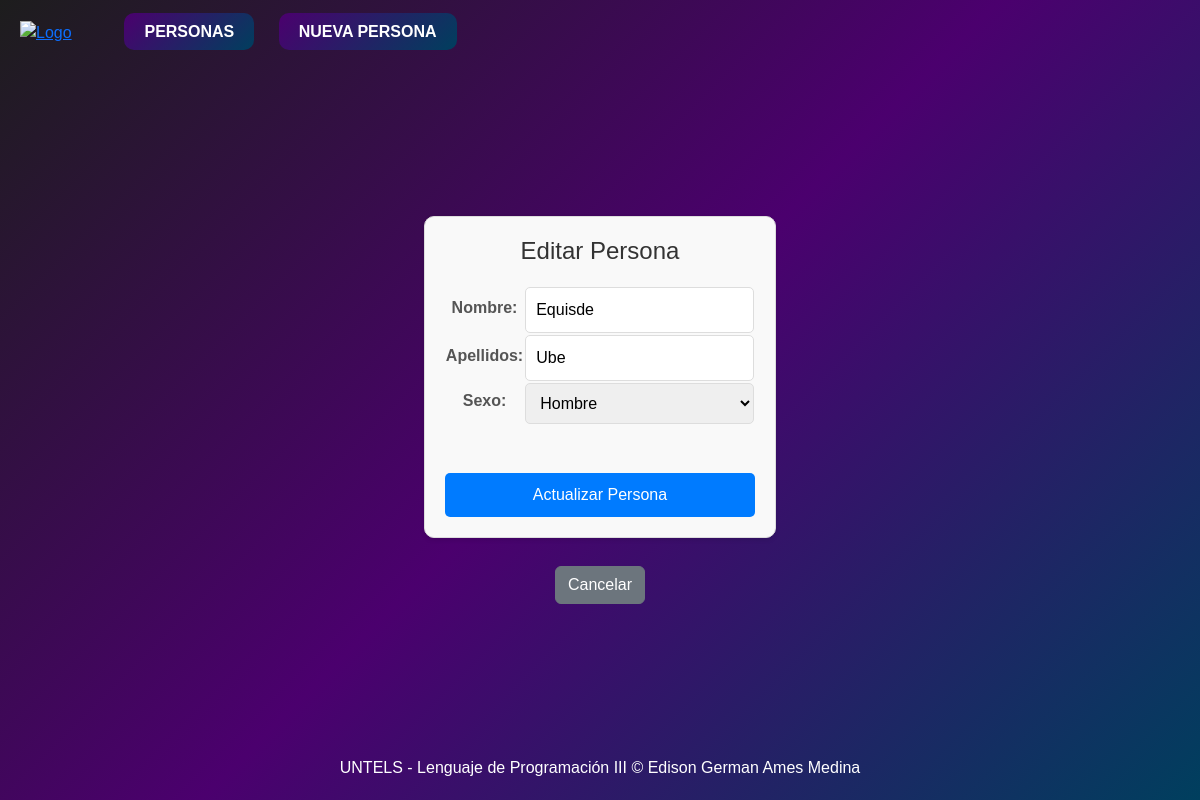
The app's page /agregar_persona/5/ with its own data.
### miapp/models.py (models this page shows)
class AMES_Persona(models.Model):
    select_sexo = (
        ('Hombre', 'Hombre'),
        ('Mujer', 'Mujer')
    )
    nombre = models.CharField(max_length=100)
    apellidos = models.CharField(max_length=100)
    sexo = models.CharField(max_length=8, choices=select_sexo)
    fecha_de_registro = models.DateTimeField(auto_now_add=True)

### miapp/views.py (the view, shortened to what this page needs)
# urls.py: path('agregar_persona/<int:persona_id>/', views.registrar_persona, name='editar_persona'),
def registrar_persona(request, persona_id=None):
    persona = None
    if persona_id:
        persona = get_object_or_404(AMES_Persona, id=persona_id)
    return render(request, 'agregar_persona.html', {'persona': persona})

### miapp/templates/agregar_persona.html (shortened to what this page needs)
{% extends 'layout.html' %}
{% block content %}
<form action="{% if persona %}{% url 'editar_persona' persona.id %}{% else %}{% url 'registro_persona' %}{% endif %}" method="POST" class="form-container" enctype="multipart/form-data">
    <h2 class="form-title">{% if persona %}Editar Persona{% else %}Ingresar Nueva Persona{% endif %}</h2>
    <table class="form-table">
        <tr class="form-row">
            <td><label for="nombre" class="form-label">Nombre:</label></td>
            <td><input type="text" id="nombre" name="nombre" value="{{ persona.nombre|default_if_none:'' }}" minlength="1" maxlength="10" required class="form-input"></td>
        </tr>
        <tr class="form-row">
            <td><label for="apellidos" class="form-label">Apellidos:</label></td>
            <td><input type="text" id="apellidos" name="apellidos" value="{{ persona.apellidos|default_if_none:'' }}" minlength="1" maxlength="50" required class="form-input"></td>
        </tr>
        <tr class="form-row">
            <td><label for="sexo" class="form-label">Sexo:</label></td>
            <td>
                <select id="sexo" name="sexo" class="form-input">
                    <option value="Hombre" {% if persona.sexo == 'Hombre' %}selected{% endif %}>Hombre</option>
                </select>
            </td>
        </tr>
    </table>
    <button type="submit" class="form-button btn btn-success mt-5">{% if persona %}Actualizar Persona{% else %}Guardar Persona{% endif %}</button>
</form>
<a href="{% url 'personas' %}" class="btn btn-secondary mt-2">Cancelar</a>
{% endblock %}

### miapp/static/css/style.css (style rules this page uses)
body { background: linear-gradient(135deg, #1d1d1d, #4b006e, #003f5e); background-size: cover; color: #fff; font-family: 'Arial', sans-serif; margin: 0; display: flex; flex-direction: column; min-height: 100vh; }
.form-container { max-width: 600px; margin: 20px auto; padding: 20px; border: 1px solid #ddd; border-radius: 10px; box-shadow: 0 2px 5px rgba(0, 0, 0, 0.1); background-color: #f9f9f9; }
.form-title { text-align: center; margin-bottom: 20px; font-size: 24px; color: #333; }
.form-table { width: 100%; border-collapse: collapse; }
.form-row { margin-bottom: 15px; }
.form-label { display: block; font-weight: bold; margin-bottom: 5px; color: #555; }
.form-input { width: 100%; padding: 10px; border: 1px solid #ddd; border-radius: 5px; box-sizing: border-box; }
.form-button { display: block; width: 100%; padding: 10px; border: none; border-radius: 5px; background-color: #007bff; color: white; font-size: 16px; cursor: pointer; transition: background-color 0.3s ease; }
h1, h2 { margin: 0; font-weight: normal; }
h2 { font-size: 2em; color: #bbb; margin-bottom: 1em; }

### records on screen
AMES_Persona: nombre "Equisde", apellidos "Ube", sexo "Hombre"
